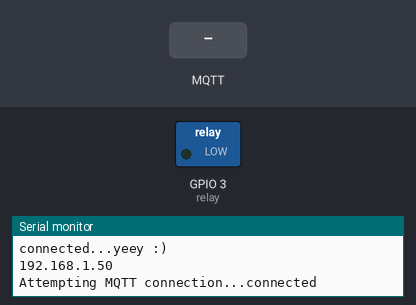
Simulated run of this sketch. Board: ESP8266 (NodeMCU). Shown: switched loads named in the sketch (green lamp = pin HIGH), the last lines printed to the serial monitor. Inputs (shaded band) come from the test bench. WiFi joins after 1.5 s; servers stay silent unless stated; random numbers use the default seed unless the sketch sets one; no MQTT or app messages arrive unless stated.

Above: at 2.3 s.
2.4 s: MQTT message "1" arrives on the first subscribed topic
At 3.3 s:
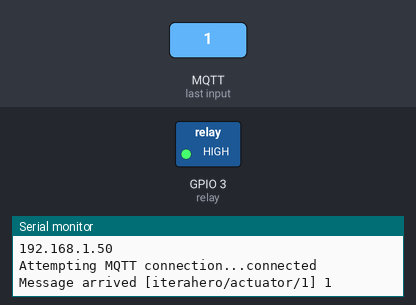
3.9 s: MQTT message "0" arrives on the first subscribed topic
At 4.4 s:
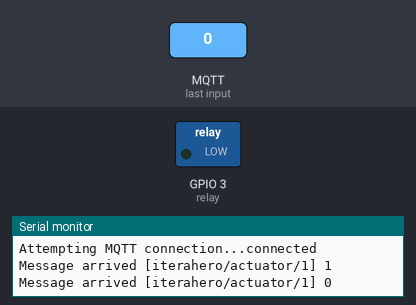
Timing chart, 0 to 6.9 s (numbered marks = the images above; inputs shaded):
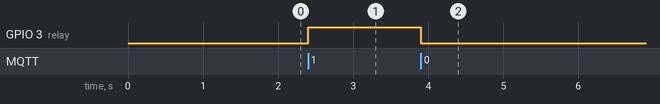

Measured:
- after the input at 2.4 s, GPIO 3 (relay): LOW → HIGH at once
- after the input at 3.9 s, GPIO 3 (relay): HIGH → LOW at once

The sketch:

Switching_1.ino
```cpp
#include <ESP8266WiFi.h>
#include <PubSubClient.h>
#include <WiFiManager.h> // https://github.com/tzapu/WiFiManager

const char* mqtt_server = "broker.hivemq.com";

WiFiClient espClient;
PubSubClient client(espClient);
unsigned long lastMsg = 0;
unsigned long lastMsg1 = 0;
#define MSG_BUFFER_SIZE  (50)
char msg[MSG_BUFFER_SIZE];
#define MSG_BUFFER_SIZE1  (50)
char msg1[MSG_BUFFER_SIZE1];
#define relay 3  //14

#define sub "iterahero/actuator/1"

WiFiManager wm;


void setup_wifi() {

  delay(10);

  WiFi.mode(WIFI_STA);
      //WiFiManager, Local intialization. Once its business is done, there is no need to keep it around


    // reset settings - wipe stored credentials for testing
    // these are stored by the esp library
    wm.resetSettings();

    // Automatically connect using saved credentials,
    // if connection fails, it starts an access point with the specified name ( "AutoConnectAP"),
    // if empty will auto generate SSID, if password is blank it will be anonymous AP (wm.autoConnect())
    // then goes into a blocking loop awaiting configuration and will return success result

    bool res;
    // res = wm.autoConnect(); // auto generated AP name from chipid
    // res = wm.autoConnect("AutoConnectAP"); // anonymous ap
    res = wm.autoConnect("AKtuator_1","password"); // password protected ap

    if(!res) {
        Serial.println("Failed to connect");
    }
    else {
        //if you get here you have connected to the WiFi
        Serial.println("connected...yeey :)");
    }


  randomSeed(micros());


  Serial.println(WiFi.localIP());
}
int state;
void callback(char* topic, byte* payload, unsigned int length) {
  Serial.print("Message arrived [");
  Serial.print(topic);
  Serial.print("] ");
  if (strstr(topic, sub))
  {
    for (int i = 0; i < length; i++) {
      Serial.print((char)payload[i]);
    }
    Serial.println();
    // Switch on the LED if an 1 was received as first character
    if ((char)payload[0] == '0') {
      state = 0;
      digitalWrite(relay, LOW);
    }
    else if ((char)payload[0] == '1') {
      state = 1;
      digitalWrite(relay, HIGH);
    }
  }
}

byte willQoS = 1;
const char* willTopic = "iterahero/status/actuator/1";
const char* willMsg = "[{\"id_actuator\":1,\"status\":\"offline\"}]";
boolean willRetain = true;

void reconnect() {
  // Loop until we're reconnected
  while (!client.connected()) {
    Serial.print("Attempting MQTT connection...");
    // Create a random client ID
    String clientId = "ESP8266Client-";
    clientId += String(random(0xffff), HEX);
    // Attempt to connect
     if (client.connect(clientId.c_str(), willTopic, willQoS, willRetain, willMsg)){
      Serial.println("connected");
      // Once connected, publish an announcement...
      client.publish(willTopic, "[{\"id_actuator\":1,\"status\":\"online\"}]");
      // ... and resubscribe
      client.subscribe(sub);
    }
  }
}

void setup() {
    pinMode(relay, OUTPUT);
    // put your setup code here, to run once:
    Serial.begin(115200);

    client.setServer(mqtt_server, 1883);
    client.setCallback(callback);
}

void loop() {
  while (WiFi.status() != WL_CONNECTED) {
       setup_wifi();
  }

  if (!client.connected()) {
    reconnect();
  }
  client.loop();

  unsigned long now = millis();
  if (now - lastMsg > 3000) {
  lastMsg = now;
  snprintf (msg, MSG_BUFFER_SIZE, "[{\"id_actuator\":1,\"status\":\"online\"}]");
  client.publish(willTopic, msg);
  }
  unsigned long now2 = millis();
  if (now2 - lastMsg1 > 4000) {
    lastMsg1 = now2;
    if (state == 1){
      snprintf (msg1, MSG_BUFFER_SIZE1, "1");
      client.publish("iterahero/respon/actuator/1", msg1);
    }
   else if (state == 0){
      snprintf (msg1, MSG_BUFFER_SIZE1, "0");
      client.publish("iterahero/respon/actuator/1", msg1);
    }
  }

}
```
